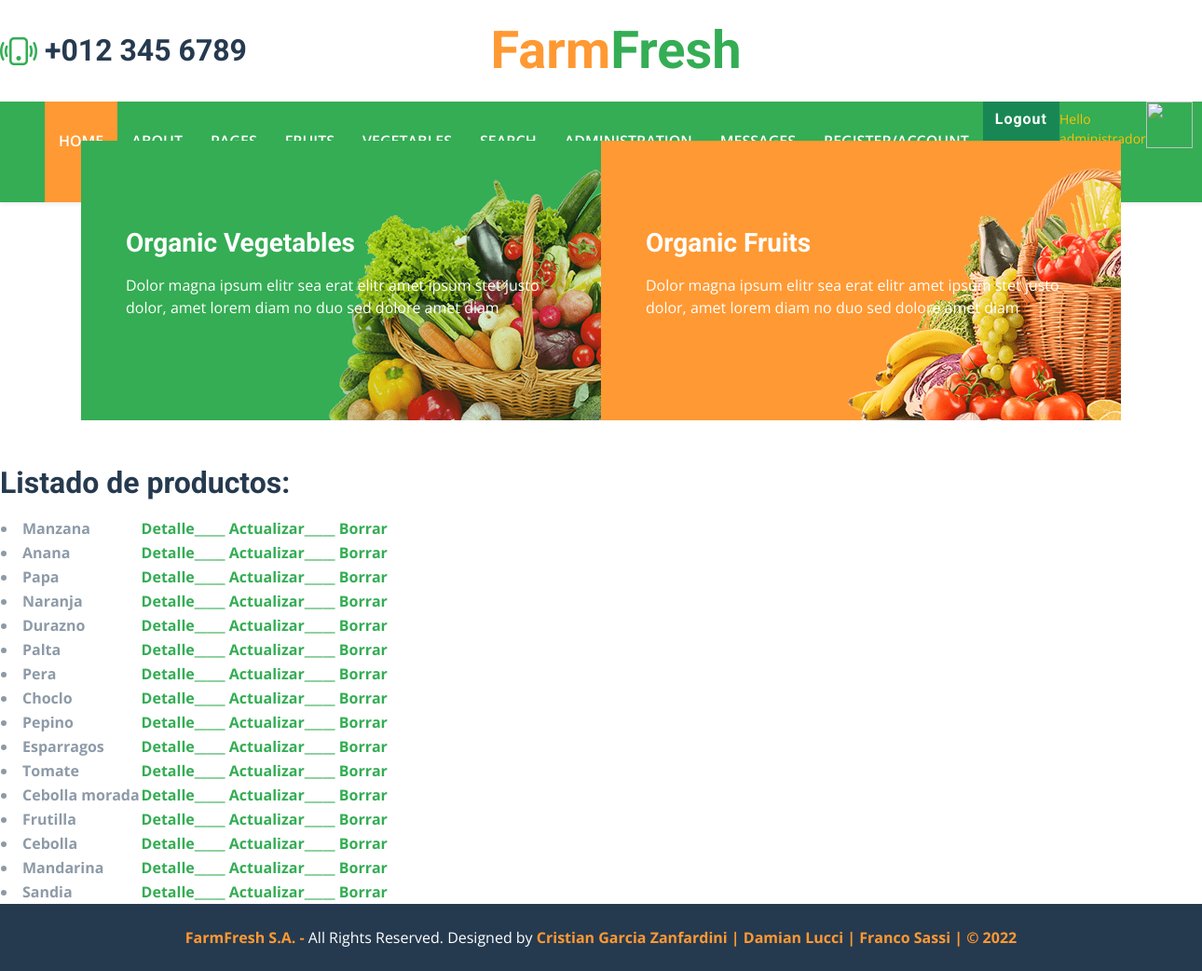
Screenshot of /farm/entregables/ (signed in) with the database file from the repository.
### appfarm/models.py (models this page shows, shortened)
class Entregable(models.Model):
    CATEGORIA = (
        ("fruta", "fruta"),
        ("verdura", "verdura"),
    )
    clasificacion = models.CharField(max_length=100, choices=CATEGORIA)
    nombre = models.CharField(max_length=100, unique=True)
    fecha_de_vto = models.DateField()
    precio = models.IntegerField(null=True, blank=True)
    codigo = models.IntegerField(null=True, blank=True, unique=True, verbose_name="Nº codigo")
    productor = models.CharField(max_length=100, null=True, blank=True, verbose_name="Razon social del productor")
    entregado = models. BooleanField()
    imagen = models.ImageField(upload_to="avatares", default="avatares/default.png", blank=True)
    usuario = models.ForeignKey(User, on_delete=models.CASCADE, null=True, blank=True)

### appfarm/views.py (the view)
# urls.py: path("entregables/", EntregablesList.as_view(), name="farm-entregables"),
class EntregablesList(StaffRequiredMixin, ListView):
    model = Entregable
    template_name = "appfarm/list_entregables.html"

### appfarm/views.py (called while the page is built)
    @method_decorator(login_required)
    def dispatch(self, request, *args, **kwargs):
        if not request.user.is_staff:
            return redirect(settings.LOGIN_URL)
        return super(StaffRequiredMixin, self).dispatch(request,
            *args, **kwargs)

### appfarm/templates/appfarm/list_entregables.html
{% extends 'appfarm/base.html' %}
{% block contenido %}
<h2>Listado de productos:</h2>
<table>
<ul>
    {% for entregable in object_list %}
    <tr>
        <th><li>{{entregable.nombre}}</li></th>
        <th><a href="{% url 'farm-entregables-detail' entregable.id %}">Detalle_____</a>
        <a href="{% url 'farm-entregables-update' entregable.id %}">Actualizar_____</a>
        <a href="{% url 'farm-entregables-delete' entregable.id %}">Borrar</a></th>
    </tr>
    {% endfor %}
</ul>
</table>
{% endblock %}

### appfarm/templates/appfarm/base.html (shortened to what this page needs)
<!DOCTYPE html>
<html lang="en">
<head>
    {% load static %}
    <link href="https://cdnjs.cloudflare.com/ajax/libs/font-awesome/5.15.0/css/all.min.css" rel="stylesheet">
    <link href="https://cdn.jsdelivr.net/npm/bootstrap-icons@1.4.1/font/bootstrap-icons.css" rel="stylesheet">
    <link href="lib/owlcarousel/assets/owl.carousel.min.css" rel="stylesheet">
    <link href="{% static 'appfarm/css/bootstrap.min.css' %}" rel="stylesheet">
    <link href="css/style.css" rel="stylesheet">
</head>
<body>
    <div>
        <div class="row gx-5 py-3 align-items-center">
            <div class="col-lg-3">
                <div class="d-flex align-items-center justify-content-start">
                    <i class="bi bi-phone-vibrate fs-1 text-primary me-2"></i>
                    <h2 class="mb-0">+012 345 6789</h2>
                </div>
            </div>
            <div class="col-lg-6">
                <div class="d-flex align-items-center justify-content-center">
                    <a href="index.html" class="navbar-brand ms-lg-5">
                        <h1 class="m-0 display-4 text-primary"><span class="text-secondary">Farm</span>Fresh</h1>
                    </a>
                </div>
            </div>
        </div>
    </div>
    <nav class="navbar navbar-expand-lg bg-primary navbar-dark shadow-sm py-3 py-lg-0 px-3 px-lg-5">
        <div class="collapse navbar-collapse" id="navbarCollapse">
            <div class="navbar-nav mx-auto py-0">
                <a href="{% url 'inicio' %}" class="nav-item nav-link active">Home</a>
                <a href="{% url 'about' %}" class="nav-item nav-link">About us</a>
                <a href="{% url 'farm-post-list' %}" class="nav-item nav-link">Pages</a>
                <a href="{% url 'farm-solo-frutas' %}" class="nav-item nav-link">Fruits</a>
                <a href="{% url 'farm-solo-verduras' %}" class="nav-item nav-link">Vegetables</a>
                <a href="{% url 'farm-vegetal-buscar' %}" class="nav-item nav-link">Search</a>
                <a href="{% url 'farm-entregables' %}" class="nav-item nav-link">Administration</a>
                <a href="{% url 'inicia-chat' %}" class="nav-item nav-link">Messages</a>
                <a href="{% url 'auth-register' %}" class="nav-item nav-link">Register/account</a>
                {% if request.user.is_authenticated %}
                    <a class="btn btn-success" href="{% url 'auth-logout' %}">Logout</a>
                    <p class="text-warning small mt-2" >Hello {{request.user.username}}</p>
                    <img src="{{imagen_url}}" width="50" height="50" alt ="">
                {% else %}
                    <a class="btn btn-success" href="{% url 'auth-login' %}">Login</a>
                {% endif %}
            </div>
        </div>
    </nav> <br>
    <div class="container-fluid banner mb-5">
        <div class="container">
            <div class="row gx-0">
                <div class="col-md-6">
                    <div class="bg-primary bg-vegetable d-flex flex-column justify-content-center p-5" style="height: 300px;">
                        <h3 class="text-white mb-3">Organic Vegetables</h3>
                        <p class="text-white">Dolor magna ipsum elitr sea erat elitr amet ipsum stet justo dolor, amet lorem diam no duo sed dolore amet diam</p>
                    </div>
                </div>
                <div class="col-md-6">
                    <div class="bg-secondary bg-fruit d-flex flex-column justify-content-center p-5" style="height: 300px;">
                        <h3 class="text-white mb-3">Organic Fruits</h3>
                        <p class="text-white">Dolor magna ipsum elitr sea erat elitr amet ipsum stet justo dolor, amet lorem diam no duo sed dolore amet diam</p>
                    </div>
                </div>
            </div>
        </div>
    </div>
    {% block contenido %}
    {% endblock %}
    <div class="container-fluid bg-dark text-white py-4">
        <div class="container text-center">
            <p class="mb-0"><a class="text-secondary fw-bold" href="#">FarmFresh S.A. - </a> All Rights Reserved. Designed by <a class="text-secondary fw-bold" href="https://htmlcodex.com">Cristian Garcia Zanfardini | Damian Lucci | Franco Sassi | © 2022</a></p>
        </div>
    </div>
</body>
</html>

### appfarm/static/appfarm/css/style.css (style rules this page uses)
:root { --primary: #34AD54; --secondary: #FF9933; --light: #F6FFF2; --dark: #263A4F; }
.btn { font-family: 'Roboto', sans-serif; letter-spacing: 1px; font-weight: 700; transition: .5s; }
.navbar-dark .navbar-nav .nav-link { padding: 30px 15px; font-size: 16px; font-weight: 600; color: #FFFFFF; text-transform: uppercase; transition: .5s; }
.navbar-dark .navbar-nav .nav-link:hover, .navbar-dark .navbar-nav .nav-link.active { background: var(--secondary); }
@media (min-width: 991.98px) { .banner { position: relative; margin-top: -90px; z-index: 1; } }
.bg-vegetable { background: linear-gradient(rgba(52, 173, 84, .2), rgba(52, 173, 84, .2)), url(../img/vegetable.png) bottom right no-repeat; background-size: contain; }
.bg-fruit { background: linear-gradient(rgba(255, 153, 51, .2), rgba(255, 153, 51, .2)), url(../img/fruit.png) bottom right no-repeat; background-size: contain; }

### rows the page displays
Entregable: nombre "Manzana"
Entregable: nombre "Anana"
Entregable: nombre "Papa"
Entregable: nombre "Naranja"
Entregable: nombre "Durazno"
Entregable: nombre "Palta"
Entregable: nombre "Pera"
Entregable: nombre "Choclo"
Entregable: nombre "Pepino"
Entregable: nombre "Esparragos"
Entregable: nombre "Tomate"
Entregable: nombre "Cebolla morada"
Entregable: nombre "Frutilla"
Entregable: nombre "Cebolla"
Entregable: nombre "Mandarina"
Entregable: nombre "Sandia"

### other values shown
{{ request.user.username }} "administrador"
